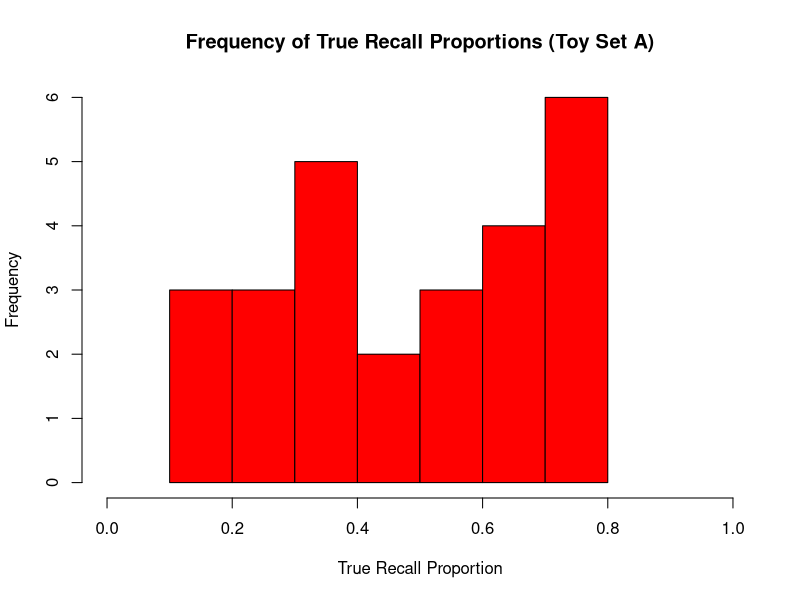
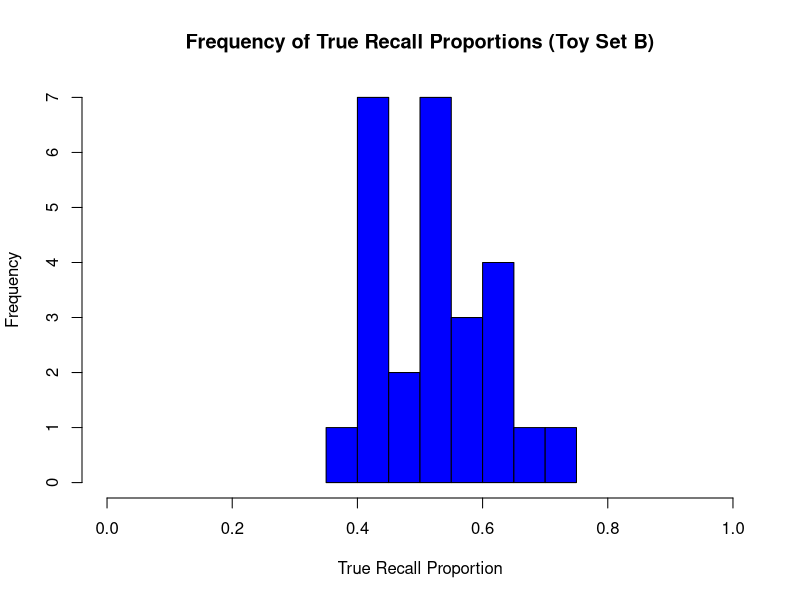
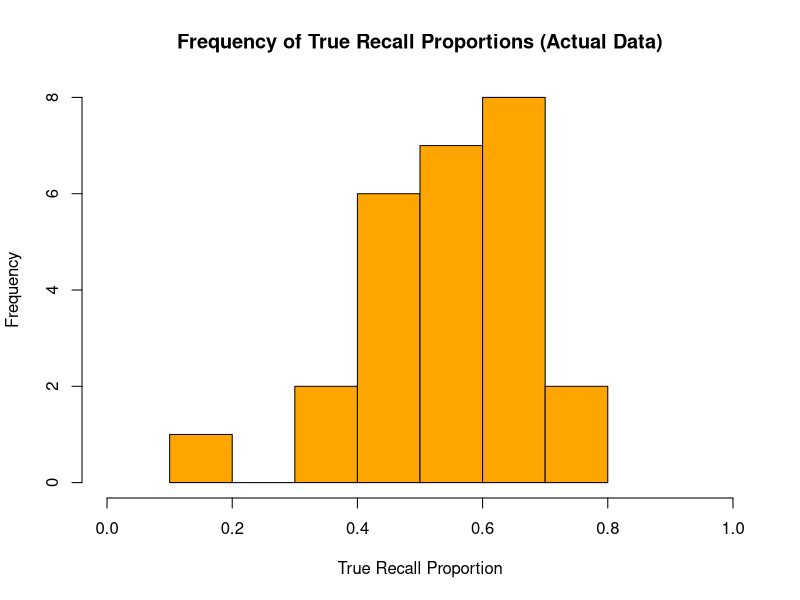
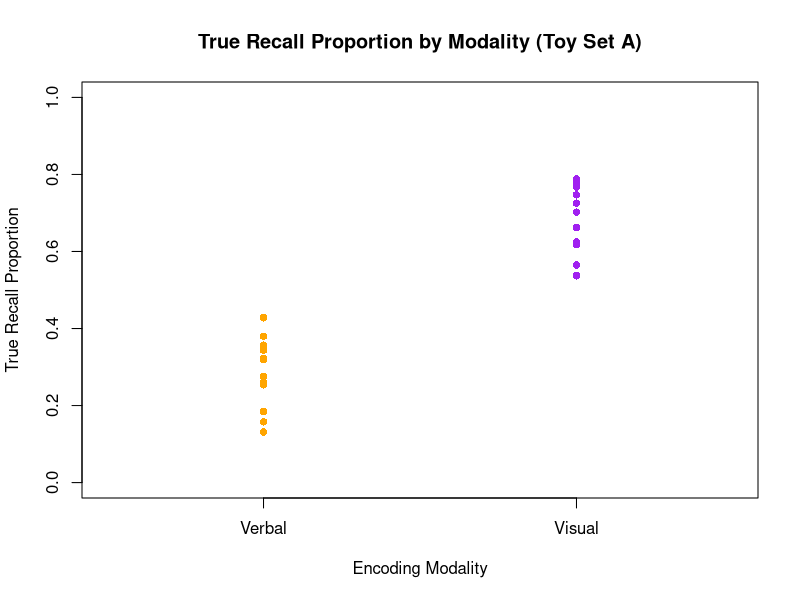
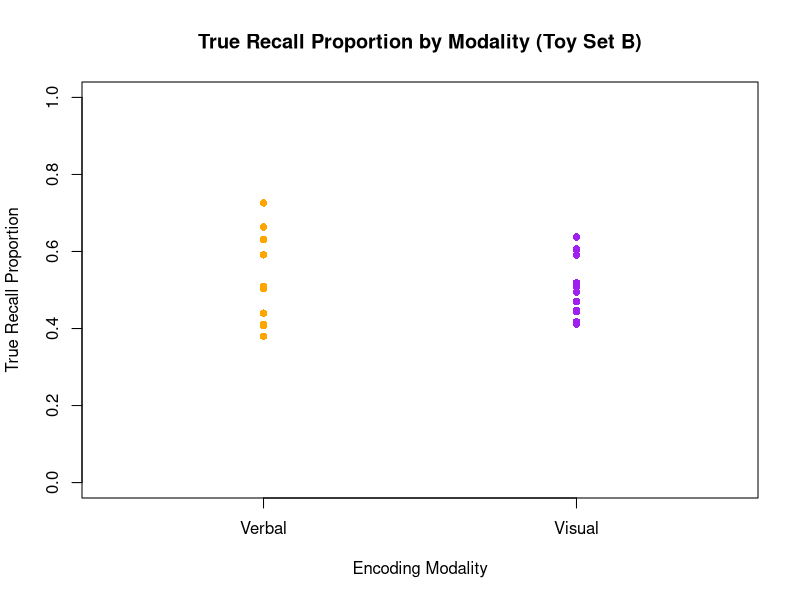
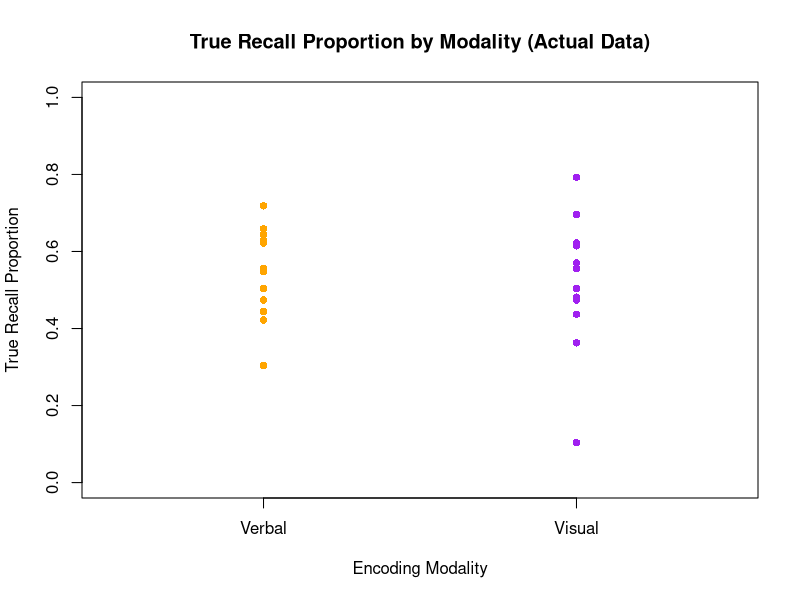
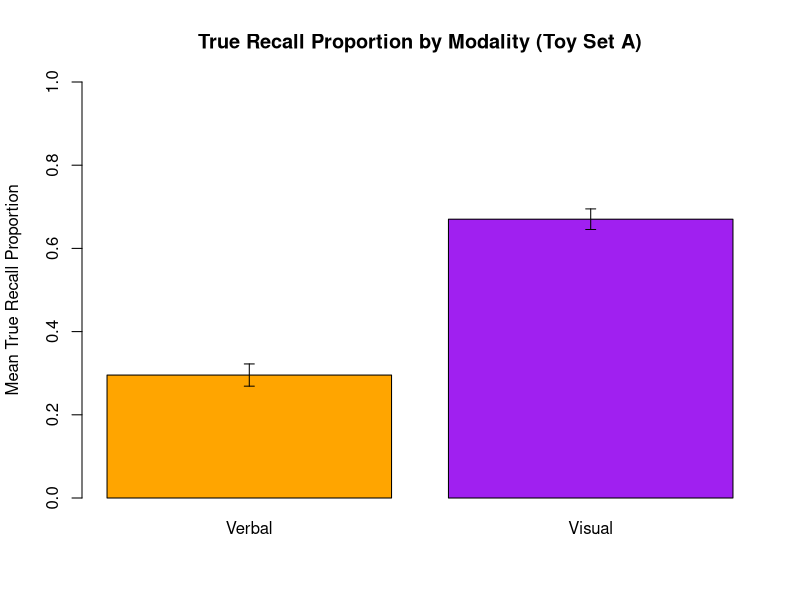
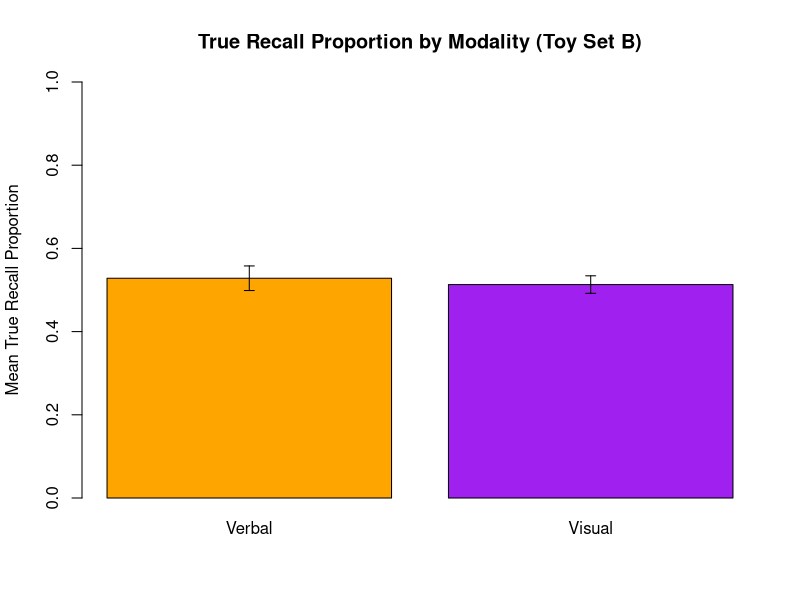

Recreate these plots in R, in order.
## ---- chunk 1
knitr::opts_chunk$set(echo = TRUE, message = FALSE)
# Can set your local path to control exactly where this saves. Otherwise, will save in directory with the Rmd file
# knitr::opts_knit$set(root.dir = "/home/expdes/outputs/")  

library(tidyverse)  # loads many useful packages
library(dplyr)
library(ggplot2)

set.seed(1)  # Ensures reproducible results
theme_set(theme_minimal())  # My personal preference for less ugly default plots

## ---- chunk 2
# Sources:
#   1) https://www.digitalocean.com/community/tutorials/r-read-csv-file-into-data-frame
#   2) https://stackoverflow.com/questions/13110076/function-to-concatenate-paths 
#   3) https://dplyr.tidyverse.org/reference/mutate-joins.html

# Import each CSV into a dataframe
true_recall_data <- read.csv(file.path("class-data", "true_recall_summary.csv"))
false_recall_data <- read.csv(file.path("class-data", "false_recall_summary.csv"))
vviq_data <- read.csv(file.path("class-data", "VVIQ_summary.csv"))

# Merge the three data into a single data frame called class_data
class_data_recall <- full_join(true_recall_data, false_recall_data)
class_data_unfiltered <- full_join(class_data_recall, vviq_data)
class_data <- data.frame(
  participant = class_data_unfiltered$participant,
  encoding_strategy       = class_data_unfiltered$encoding_strategy,
  interference_type       = class_data_unfiltered$interference_type,
  VVIQ_score              = class_data_unfiltered$total_score,
  true_recall_proportion  = class_data_unfiltered$true_recall_proportion,
  false_recall_proportion = class_data_unfiltered$false_recall_proportion
)

# Log the results
knitr::kable(class_data, caption = "Class Data")
## ---- chunk 3
# Sources:
#   1) https://www.rdocumentation.org/packages/base/versions/3.6.2/topics/ifelse
#   2) https://dplyr.tidyverse.org/reference/group_by.html
#   3) https://stringr.tidyverse.org/articles/stringr.html

# Group all participants by participant id
grouped_class_data <- group_by(class_data, participant)

# Create the new dataframe
participant_level_data <- summarise(grouped_class_data,
                                    participant = first(participant),
                                    encoding_strategy = first(encoding_strategy),
                                    encoding_modality = ifelse(str_detect(first(encoding_strategy), "imag"), "visual", "verbal"),
                                    encoding_depth = ifelse(str_detect(first(encoding_strategy), "single"), "shallow", "deep"),
                                    VVIQ_score = first(VVIQ_score),
                                    true_recall_proportion = mean(true_recall_proportion),
                                    false_recall_proportion = mean(false_recall_proportion)
                                    )

# Log the results
knitr::kable(participant_level_data, caption = "Participant Level Data")


## ---- chunk 4
# Sources:
#   1) https://www.dataquest.io/blog/how-to-create-a-dataframe-in-r/
#   2) https://www.digitalocean.com/community/tutorials/get-number-of-rows-and-columns-in-r
#   3) https://stat.ethz.ch/R-manual/R-devel/library/base/html/Arithmetic.html
#   4) https://www.spsanderson.com/steveondata/posts/2025-05-26/
#   5) https://stackoverflow.com/questions/8169323/r-concatenate-two-dataframes

# Gets the number of subjects (rows) in the actual data
num_rows <- nrow(participant_level_data)

# Floor division to handle odd num participants (not true here but why not future-proof)
half_rows <- num_rows %/% 2
  
# Floor division to handle odd num participants (not true here but why not future-proof)
quarter_rows <- half_rows %/% 2

# make data for verbal condition
set.seed(67)

# verbal shallow data
verbal_shallow_a <- data.frame(
  participant             = 1:quarter_rows,
  encoding_strategy       = "verb_single",
  encoding_modality       = "verbal",
  encoding_depth          = "shallow",
  VVIQ_score              = sample(21:80, quarter_rows),
  true_recall_proportion  = rnorm(quarter_rows, mean = 0.30, sd = 0.1),
  false_recall_proportion = rnorm(quarter_rows, mean = 0.50, sd = 0.25)
)

# verbal deep data
verbal_deep_a <- data.frame(
  participant             = (quarter_rows + 1):half_rows,
  encoding_strategy       = "verb_association",
  encoding_modality       = "verbal",
  encoding_depth          = "deep",
  VVIQ_score              = sample(21:80, half_rows - quarter_rows),
  true_recall_proportion  = rnorm(half_rows - quarter_rows, mean = 0.30, sd = 0.1),
  false_recall_proportion = rnorm(half_rows - quarter_rows, mean = 0.50, sd = 0.25)
)

# Get the verbal part of the data set
verbal_data_a <- rbind(verbal_shallow_a, verbal_deep_a)

# make data for visual condition
set.seed(75)

# visual shallow data
visual_shallow_a <- data.frame(
  participant             = (half_rows + 1):(half_rows + quarter_rows),
  encoding_strategy       = "imag_single",
  encoding_modality       = "visual",
  encoding_depth          = "shallow",
  VVIQ_score              = sample(21:80, quarter_rows),
  true_recall_proportion  = rnorm(quarter_rows, mean = 0.70, sd = 0.1),
  false_recall_proportion = rnorm(quarter_rows, mean = 0.50, sd = 0.25)
)

# visual deep data
visual_deep_a <- data.frame(
  participant             = (half_rows + quarter_rows + 1):num_rows,
  encoding_strategy       = "imag_association",
  encoding_modality       = "visual",
  encoding_depth          = "deep",
  VVIQ_score              = sample(21:80, num_rows - half_rows - quarter_rows),
  true_recall_proportion  = rnorm(num_rows - half_rows - quarter_rows, mean = 0.70, sd = 0.1),
  false_recall_proportion = rnorm(num_rows - half_rows - quarter_rows, mean = 0.50, sd = 0.25)
)

# Get the visual part of the data set
visual_data_a <- rbind(visual_shallow_a, visual_deep_a)

# Get the full data set
toy_set_a <- rbind(verbal_data_a, visual_data_a)

# Log the results
knitr::kable(toy_set_a, caption = "Toy Set A")


## ---- chunk 5
# Sources:
#   1) https://dplyr.tidyverse.org/reference/summarise.html
#   2) https://dplyr.tidyverse.org/reference/filter.html

# Group by modality (visual vs verbal)
grouped_toy_set_a <- group_by(toy_set_a, encoding_modality)

# Get mean and se for visual and verbal group 
group_info_a <- summarise(
  grouped_toy_set_a, 
  mean = mean(true_recall_proportion), 
  se = sd(true_recall_proportion) / sqrt(n())
)

# Extract verbal values
verbal_mean_a <- group_info_a$mean[group_info_a$encoding_modality == "verbal"]
verbal_se_a   <- group_info_a$se[group_info_a$encoding_modality == "verbal"]

# Extract visual values
visual_mean_a <- group_info_a$mean[group_info_a$encoding_modality == "visual"]
visual_se_a   <- group_info_a$se[group_info_a$encoding_modality == "visual"]

# Log the results
cat(
  "Toy Set A\n",
  "=========\n",
  sprintf("Verbal Mean: %.6f\n", verbal_mean_a),
  sprintf("Verbal Standard Error: %.6f\n", verbal_se_a),
  sprintf("Visual Mean: %.6f\n", visual_mean_a),
  sprintf("Visual Standard Error: %.6f\n", visual_se_a)
)
## ---- chunk 6
# Sources:
#   1) https://www.dataquest.io/blog/how-to-create-a-dataframe-in-r/
#   2) https://www.digitalocean.com/community/tutorials/get-number-of-rows-and-columns-in-r
#   3) https://stat.ethz.ch/R-manual/R-devel/library/base/html/Arithmetic.html
#   4) https://www.spsanderson.com/steveondata/posts/2025-05-26/
#   5) https://stackoverflow.com/questions/8169323/r-concatenate-two-dataframes

# Gets the number of subjects (rows) in the actual data
num_rows <- nrow(participant_level_data)

# Floor division to handle odd num participants (not true here but why not future-proof)
half_rows <- num_rows %/% 2
  
# Floor division to handle odd num participants (not true here but why not future-proof)
quarter_rows <- half_rows %/% 2

# make data for verbal condition
set.seed(62)

# verbal shallow data
verbal_shallow_b <- data.frame(
  participant             = 1:quarter_rows,
  encoding_strategy       = "verb_single",
  encoding_modality       = "verbal",
  encoding_depth          = "shallow",
  VVIQ_score              = sample(21:80, quarter_rows),
  true_recall_proportion  = rnorm(quarter_rows, mean = 0.50, sd = 0.1),
  false_recall_proportion = rnorm(quarter_rows, mean = 0.50, sd = 0.25)
)

# verbal deep data
verbal_deep_b <- data.frame(
  participant             = (quarter_rows + 1):half_rows,
  encoding_strategy       = "verb_association",
  encoding_modality       = "verbal",
  encoding_depth          = "deep",
  VVIQ_score              = sample(21:80, half_rows - quarter_rows),
  true_recall_proportion  = rnorm(half_rows - quarter_rows, mean = 0.50, sd = 0.1),
  false_recall_proportion = rnorm(half_rows - quarter_rows, mean = 0.50, sd = 0.25)
)

# Get the verbal part of the data set
verbal_data_b <- rbind(verbal_shallow_b, verbal_deep_b)

# make data for visual condition
set.seed(92)

# visual shallow data
visual_shallow_b <- data.frame(
  participant             = (half_rows + 1):(half_rows + quarter_rows),
  encoding_strategy       = "imag_single",
  encoding_modality       = "visual",
  encoding_depth          = "shallow",
  VVIQ_score              = sample(21:80, quarter_rows),
  true_recall_proportion  = rnorm(quarter_rows, mean = 0.50, sd = 0.1),
  false_recall_proportion = rnorm(quarter_rows, mean = 0.50, sd = 0.25)
)

# visual deep data
visual_deep_b <- data.frame(
  participant             = (half_rows + quarter_rows + 1):num_rows,
  encoding_strategy       = "imag_association",
  encoding_modality       = "visual",
  encoding_depth          = "deep",
  VVIQ_score              = sample(21:80, num_rows - half_rows - quarter_rows),
  true_recall_proportion  = rnorm(num_rows - half_rows - quarter_rows, mean = 0.50, sd = 0.1),
  false_recall_proportion = rnorm(num_rows - half_rows - quarter_rows, mean = 0.50, sd = 0.25)
)

# Get the visual part of the data set
visual_data_b <- rbind(visual_shallow_b, visual_deep_b)

# Get the full data set
toy_set_b <- rbind(verbal_data_b, visual_data_b)

# Log the results
knitr::kable(toy_set_b, caption = "Toy Set B")
## ---- chunk 7
# Sources:
#   1) https://dplyr.tidyverse.org/reference/summarise.html
#   2) https://dplyr.tidyverse.org/reference/filter.html

# Group by modality (visual vs verbal)
grouped_toy_set_b <- group_by(toy_set_b, encoding_modality)

# Get mean and se for visual and verbal group 
group_info_b <- summarise(
  grouped_toy_set_b, 
  mean = mean(true_recall_proportion), 
  se = sd(true_recall_proportion) / sqrt(n())
)

# Extract verbal values
verbal_mean_b <- group_info_b$mean[group_info_b$encoding_modality == "verbal"]
verbal_se_b   <- group_info_b$se[group_info_b$encoding_modality == "verbal"]

# Extract visual values
visual_mean_b <- group_info_b$mean[group_info_b$encoding_modality == "visual"]
visual_se_b   <- group_info_b$se[group_info_b$encoding_modality == "visual"]

# Log the results
# Log the results
cat(
  "Toy Set B\n",
  "=========\n",
  sprintf("Verbal Mean: %.6f\n", verbal_mean_b),
  sprintf("Verbal Standard Error: %.6f\n", verbal_se_b),
  sprintf("Visual Mean: %.6f\n", visual_mean_b),
  sprintf("Visual Standard Error: %.6f\n", visual_se_b)
)
## ---- chunk 8
# Sources:
#   1) https://dplyr.tidyverse.org/reference/summarise.html
#   2) https://dplyr.tidyverse.org/reference/filter.html

# Group by modality (visual vs verbal)
grouped_real_data <- group_by(participant_level_data, encoding_modality)

# Get mean and se for visual and verbal group 
group_info_real <- summarise(
  grouped_real_data, 
  mean = mean(true_recall_proportion),
  se = sd(true_recall_proportion) / sqrt(n())
)

# Extract verbal values
verbal_mean_real <- group_info_real$mean[group_info_real$encoding_modality == "verbal"]
verbal_se_real   <- group_info_real$se[group_info_real$encoding_modality == "verbal"]

# Extract visual values
visual_mean_real <- group_info_real$mean[group_info_real$encoding_modality == "visual"]
visual_se_real   <- group_info_real$se[group_info_real$encoding_modality == "visual"]

# Log the results
cat(
  "Real Data\n",
  "=========\n",
  sprintf("Verbal Mean: %.6f\n", verbal_mean_real),
  sprintf("Verbal Standard Error: %.6f\n", verbal_se_real),
  sprintf("Visual Mean: %.6f\n", visual_mean_real),
  sprintf("Visual Standard Error: %.6f\n", visual_se_real)
)
## ---- chunk 9
# Sources
#   1) https://www.w3schools.com/R/r_functions.asp
#   2) https://www.w3schools.com/r/r_for_loop.asp
#   3) https://www.scribbr.com/frequently-asked-questions/how-do-i-find-quartiles-in-r/

find_outlier = function(num_list){
  
  # Get quantiles and calculate IQR
  quartiles <- quantile(num_list, prob=c(.25,.5,.75), type=1)
  Q1 <- quartiles[1]
  Q3 <- quartiles[3]
  IQR <- Q3 - Q1
  
  # Find our outlier bounds
  lower_bound <- Q1 - (1.5 * IQR)
  upper_bound <- Q3 + (1.5 * IQR)
  
  # Prep a results list for our booleans
  results_list <- list()
  
  # Iterate and construct the outlier boolean list
  for (data_point in num_list) {
    
    # If point falls outside of non-outlier range, then set value to TRUE
    if (data_point < lower_bound | data_point > upper_bound) {
      results_list <- c(results_list, TRUE)
    }
    # Otherwise, participant is not an outlier so set to FALSE
    else {
      results_list <- c(results_list, FALSE)
    }
  }
  
  # Return the list
  return(results_list)
}
## ---- chunk 10
# Sources
#   1) https://codesignal.com/learn/courses/data-manipulation-in-r/lessons/exploring-data-frames-with-boolean-selection-in-r

# Extract the false recall column
false_recall_real <- participant_level_data$false_recall_proportion

# Get boolean list for which participants are outliers
false_recall_outliers_mask <- find_outlier(false_recall_real)

# Subset the participant df to get which ones are outliers
false_recall_outliers <- participant_level_data[unlist(false_recall_outliers_mask), ]

# Print the data
knitr::kable(
  false_recall_outliers,
  caption = "False Recall Proportion Outliers"
)
## ---- chunk 11
# Sources
#   1) https://codesignal.com/learn/courses/data-manipulation-in-r/lessons/exploring-data-frames-with-boolean-selection-in-r

# Extract the false recall column
vviq_real <- participant_level_data$VVIQ_score

# Get boolean list for which participants are outliers
vviq_outliers_mask <- find_outlier(vviq_real)

# Subset the participant df to get which ones are outliers
vviq_outliers <- participant_level_data[unlist(vviq_outliers_mask), ]

# Print the data
knitr::kable(
  vviq_outliers,
  caption = "VVIQ Score Outliers"
)
## ---- chunk 12
# Sources
#   1) https://www.datamentor.io/r-programming/histogram
#   2) https://www.datacamp.com/doc/r/scatterplot-in-r
#   3) https://r-graph-gallery.com/4-barplot-with-error-bar.html

# Get true recall proportion data for each data set
true_recall_graph_data_a <- toy_set_a$true_recall_proportion
true_recall_graph_data_b <- toy_set_b$true_recall_proportion
true_recall_graph_data_real <- participant_level_data$true_recall_proportion


# HISTOGRAMS
# ================================

# Toy Data A
# -------------------
hist(true_recall_graph_data_a,
     main = "Frequency of True Recall Proportions (Toy Set A)", 
     xlab = "True Recall Proportion", 
     xlim = c(0,1),
     col  = "red",
     )
# -------------------

# Toy Data B
# -------------------
hist(true_recall_graph_data_b,
     main = "Frequency of True Recall Proportions (Toy Set B)", 
     xlab = "True Recall Proportion", 
     xlim = c(0,1),
     col  = "blue",
     ) 
# -------------------

# Actual Class Data
# -------------------
hist(true_recall_graph_data_real,
     main = "Frequency of True Recall Proportions (Actual Data)", 
     xlab = "True Recall Proportion", 
     xlim = c(0,1),
     col  = "orange",
    )
# -------------------
# ================================

# SCATTERPLOTS
# ================================

# Toy Data A
# -------------------
x_vals_a <- ifelse(toy_set_a$encoding_modality == "verbal", 0.9, 1.1)
plot(
     x_vals_a,
     toy_set_a$true_recall_proportion,
     col = ifelse(toy_set_a$encoding_modality == "verbal", "orange", "purple"),
     pch = 16,
     xaxt = "n",
     xlab = "Encoding Modality",
     ylab = "True Recall Proportion",
     xlim = c(0.8, 1.2),
     ylim = c(0, 1),
     main = "True Recall Proportion by Modality (Toy Set A)"
)
axis(1, at = c(0.9, 1.1), labels = c("Verbal", "Visual"))
# -------------------

# Toy Data B
# -------------------
x_vals_b <- ifelse(toy_set_b$encoding_modality == "verbal", 0.9, 1.1)
plot(
     x_vals_b,
     toy_set_b$true_recall_proportion,
     col = ifelse(toy_set_b$encoding_modality == "verbal", "orange", "purple"),
     pch = 16,
     xaxt = "n",
     xlab = "Encoding Modality",
     ylab = "True Recall Proportion",
     xlim = c(0.8, 1.2),
     ylim = c(0, 1),
     main = "True Recall Proportion by Modality (Toy Set B)"
)
axis(1, at = c(0.9, 1.1), labels = c("Verbal", "Visual"))
# -------------------

# Actual Class Data
# -------------------
x_vals_real <- ifelse(participant_level_data$encoding_modality == "verbal", 0.9, 1.1)
plot(
     x_vals_real,
     participant_level_data$true_recall_proportion,
     col = ifelse(participant_level_data$encoding_modality == "verbal", "orange", "purple"),
     pch = 16,
     xaxt = "n",
     xlab = "Encoding Modality",
     ylab = "True Recall Proportion",
     xlim = c(0.8, 1.2),
     ylim = c(0, 1),
     main = "True Recall Proportion by Modality (Actual Data)"
)
axis(1, at = c(0.9, 1.1), labels = c("Verbal", "Visual"))
# -------------------
# ================================

# BAR GRAPHS
# ================================

# Toy Data A
# -------------------
# Combine group means and standard errors
means_a <- c(verbal_mean_a, visual_mean_a)
ses_a   <- c(verbal_se_a, visual_se_a)

# Create bar plot
bar_positions_a <- barplot(
  means_a,
  names.arg = c("Verbal", "Visual"),
  ylim = c(0, 1),
  col = c("orange", "purple"),
  ylab = "Mean True Recall Proportion",
  main = "True Recall Proportion by Modality (Toy Set A)"
)

# Add error bars
arrows(
  x0 = bar_positions_a,
  y0 = means_a - ses_a,
  x1 = bar_positions_a,
  y1 = means_a + ses_a,
  angle = 90,
  code = 3,
  length = 0.05
)
# -------------------

# Toy Data B
# -------------------
# Combine group means and standard errors
means_b <- c(verbal_mean_b, visual_mean_b)
ses_b   <- c(verbal_se_b, visual_se_b)

# Create the bar plot
bar_positions_b <- barplot(
  means_b,
  names.arg = c("Verbal", "Visual"),
  ylim = c(0, 1),
  col = c("orange", "purple"),
  ylab = "Mean True Recall Proportion",
  main = "True Recall Proportion by Modality (Toy Set B)"
)

# Add standard error bars
arrows(
  x0 = bar_positions_b,
  y0 = means_b - ses_b,
  x1 = bar_positions_b,
  y1 = means_b + ses_b,
  angle = 90,
  code = 3,
  length = 0.05
)
# -------------------

# Actual Class Data
# -------------------
# Combine group means and standard errors
means_real <- c(verbal_mean_real, visual_mean_real)
ses_real   <- c(verbal_se_real, visual_se_real)

# Create the bar plot
bar_positions_real <- barplot(
  means_real,
  names.arg = c("Verbal", "Visual"),
  ylim = c(0, 1),
  col = c("orange", "purple"),
  ylab = "Mean True Recall Proportion",
  main = "True Recall Proportion by Modality (Actual Data)"
)

# Add standard error bars
arrows(
  x0 = bar_positions_real,
  y0 = means_real - ses_real,
  x1 = bar_positions_real,
  y1 = means_real + ses_real,
  angle = 90,
  code = 3,
  length = 0.05
)
# -------------------
## ---- chunk 13
# Sources
#   1) https://www.geeksforgeeks.org/r-language/how-to-export-dataframe-to-csv-in-r/
write.csv(toy_set_a, "toy_set_a.csv", row.names = FALSE)
write.csv(toy_set_b, "toy_set_b.csv", row.names = FALSE)
write.csv(class_data, "class_data.csv", row.names = FALSE)
write.csv(participant_level_data, "participant_level_data.csv", row.names = FALSE)

cat(
  "Saved CSV files\n",
  "================\n",
  "toy_set_a.csv\n",
  "toy_set_b.csv\n",
  "class_data.csv\n",
  "participant_level_data.csv\n"
)

